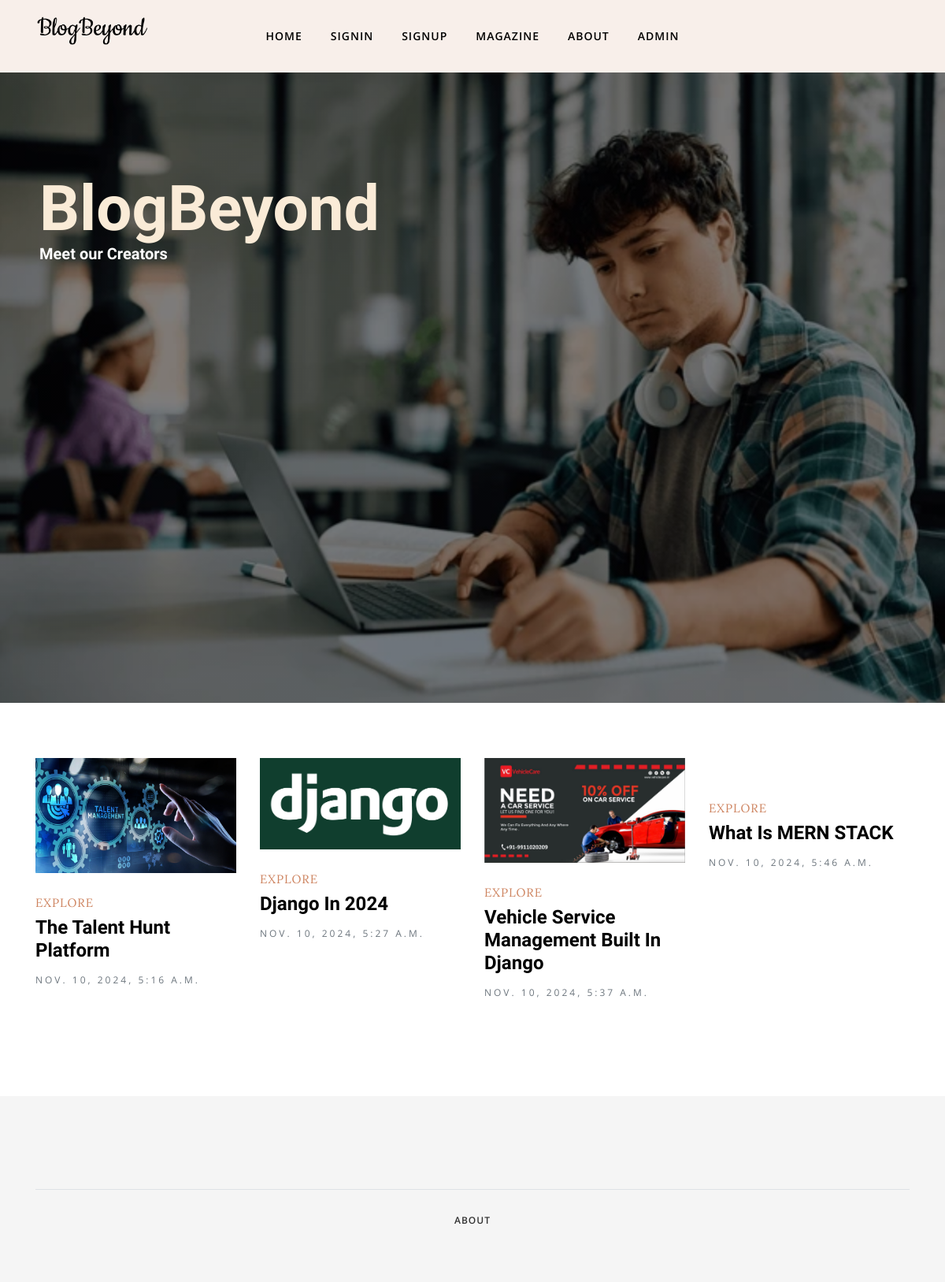
The page / on the database its author committed.
### posts/models.py (models this page shows, shortened)
class post(models.Model):
    STATUS_CHOICES = [
        ('Pending', 'Pending'),
        ('Approved', 'Approved'),
        ('Rejected', 'Rejected'),
    ]
    id = models.AutoField(primary_key=True)
    user = models.ForeignKey('register.Profile', on_delete=models.CASCADE)
    title = models.CharField(max_length=50)
    content = models.TextField()
    blog_picture = models.ImageField(upload_to='blog_pictures/')
    created_at = models.DateTimeField(auto_now_add=True)
    like = models.PositiveIntegerField(default=0)
    status = models.CharField(max_length=10, choices=STATUS_CHOICES, default='Pending')
    admin_comment = models.TextField(blank=True, null=True)
    showing = models.BooleanField(default=True)

### register/views.py (the view)
# urls.py: path('',views.index,name='index'),
def index(request):
    pst = post.objects.filter(status='Approved',showing=True)[:4]
    return render(request,'index.html',{'key':pst})

### templates/index.html (shortened to what this page needs)
{% load static %}
<!DOCTYPE html>
<html lang="en">
<head>
	<link rel="stylesheet" href={% static "plugins/bootstrap/css/bootstrap.min.css" %}>
	<link rel="stylesheet" href={% static "plugins/themify/css/themify-icons.css" %}>
	<link rel="stylesheet" href={% static "plugins/slick-carousel/slick-theme.css" %}>
	<link rel="stylesheet" href={% static "plugins/slick-carousel/slick.css"  %}>
	<link rel="stylesheet" href={% static "plugins/owl-carousel/owl.carousel.min.css" %}>
	<link rel="stylesheet" href={% static "plugins/owl-carousel/owl.theme.default.min.css" %}>
	<link rel="stylesheet" href={% static "plugins/magnific-popup/magnific-popup.css" %}>
	<link rel="stylesheet" href={% static "css/style.css" %}>
</head>
<body>
	<header class="header-top bg-grey justify-content-center">
		<div class="container">
			<div class="row align-items-center">
				<div class="col-lg-2 col-md-4 text-center d-none d-lg-block">
					<a class="navbar-brand " href={% url 'index' %}>
						<img src={% static "images/blogbyond.png" %} alt="" class="img-fluid">
				</div>
				<div class="col-lg-8 col-md-12">
					<nav class="navbar navbar-expand-lg navigation-2 navigation">
						<div class="collapse navbar-collapse" id="navbar-collapse">
							<ul id="menu" class="menu navbar-nav mx-auto">
								<li class="nav-item dropdown">
									<a class="nav-link dropdown-toggle" href={% url 'index' %} id="navbarDropdown" role="button" data-toggle="dropdown"
										aria-haspopup="true" aria-expanded="false">
										Home
									</a>
								</li>
								<li class="nav-item"><a href={% url 'signin' %} class="nav-link">Signin</a></li>
								<li class="nav-item"><a href={% url 'register' %} class="nav-link">Signup</a></li>
								<li class="nav-item"><a href={% url 'magazine' %} class="nav-link">Magazine</a></li>
								<li class="nav-item"><a href={% url 'about' %} class="nav-link">About</a></li>
								<li class="nav-item"><a href={% url 'super' %} class="nav-link">Admin</a></li>
							</ul>
						</div>
					</nav>
				</div>
			</div>
		</div>
	</header>
	<div class="indexcontainer">
<div class="texts">
	<h1>BlogBeyond</h1>
<h4>Meet our Creators</h4>
</div>
	</div>
	<section class="section-padding">
		<div class="container">
			<div class="row">
				<div class="col-lg-12 col-md-12 col-sm-12 col-xs-12">
					<div class="row">
						{% for j in key  %}
						<div class="col-lg-3 col-md-6">
							<article class="post-grid mb-5">
								<a class="post-thumb mb-4 d-block" href={% url 'single' j.id %}>
									<img src={{ j.blog_picture.url }} alt="" class="img-fluid w-100">
								<span class="cat-name text-color font-extra text-sm text-uppercase letter-spacing-1">Explore</span>
								<h3 class="post-title mt-1"><a href={% url 'single' j.id %}>{{ j.title }}</a></h3>
								<span class="text-muted letter-spacing text-uppercase font-sm">{{ j.created_at }}</span>
							</article>
						</div>
						{% endfor %}
					</div>
				</div>
			</div>
		</div>
	</section>
	<section class="footer-2 section-padding gray-bg pb-5">
		<div class="container">
			<div class="footer-btm mt-5 pt-4 border-top">
				<div class="row">
					<div class="col-lg-12">
						<ul class="list-inline footer-socials-2 text-center">
							<li class="list-inline-item"><a href={% url 'about' %}>About</a></li>
						</ul>
					</div>
				</div>
				<div class="row justify-content-center">
					<div class="col-lg-6">
					</div>
				</div>
			</div>
		</div>
	</section>
</body>
</html>

### static/css/style.css (style rules this page uses)
body, p { font-family: "Open Sans", sans-serif; line-height: 26px; font-size: 16px; text-rendering: optimizeLegibility; color: #666; font-weight: 400; }
html { overflow-x: hidden; width: 100%; height: 100%; }
h1, .h1, h2, .h2, h3, .h3, h4, .h4, h5, .h5, h6, .h6 { color: #1c1c1c; font-weight: 600; font-family: "Unna", serif; }
h1, .h1 { font-size: 38px; line-height: 48px; }
h3, .h3 { font-size: 24px; font-weight: 700; }
h4, .h4 { font-size: 20px; line-height: 28px; }
.font-extra { font-family: "Lora", serif; }
body { background: #fff; color: #575769; }
html, body { height: 100%; }
a { transition: all 0.3s ease-in-out; color: #000; }
a:link, a:visited { text-decoration: none; }
.section-padding { padding: 70px 0; position: relative; }
.letter-spacing { letter-spacing: 3px; }
.font-sm { font-size: 12px !important; }
.text-color { color: #ce8460; }
.bg-grey { background: #f8efea; }
.gray-bg { background: #f5f5f5; }
.navigation .menu { padding: 0px; }
.navigation .menu li { text-align: left; padding: 0px 10px; }
.navigation .menu li a { color: #000; display: inline-block; line-height: 26px; letter-spacing: 1px; }
.navigation .menu .dropdown-toggle::after { display: none; }
.navigation .menu .dropdown { position: relative; }
.dropdown-toggle::after { display: none; }
.navbar-nav .nav-link { transition: all 500ms ease; -moz-transition: all 500ms ease; -webkit-transition: all 500ms ease; -ms-transition: all 500ms ease; -o-transition: all 500ms ease; font-family: "Open Sans", sans-serif; text-transform: uppercase; font-size: 14px; font-weight: 600; padding: 25px 0px; }
.header-top { position: relative !important; }
.navigation-2.navigation .nav-link { padding: 25px 8px; }
.post-title { text-transform: capitalize; }
.letter-spacing-1 { letter-spacing: 1px; }
.post-grid span { font-size: 15px; }
.footer-socials li, .footer-socials-2 li { margin: 0px 25px; }
.footer-socials li a, .footer-socials-2 li a { text-transform: uppercase; font-size: 12px; letter-spacing: 1px; font-weight: 600; }
.footer-socials-2 li a { color: #000; opacity: 0.8; }

### rows shown on the page
post: blog_picture (picture), title "The Talent Hunt Platform", created_at "NOV. 10, 2024, 5:16 A.M."
post: blog_picture (picture), title "Django In 2024", created_at "NOV. 10, 2024, 5:27 A.M."
post: blog_picture (picture), title "Vehicle Service Management Built In Django", created_at "NOV. 10, 2024, 5:37 A.M."
post: title "What Is MERN STACK", created_at "NOV. 10, 2024, 5:46 A.M."
